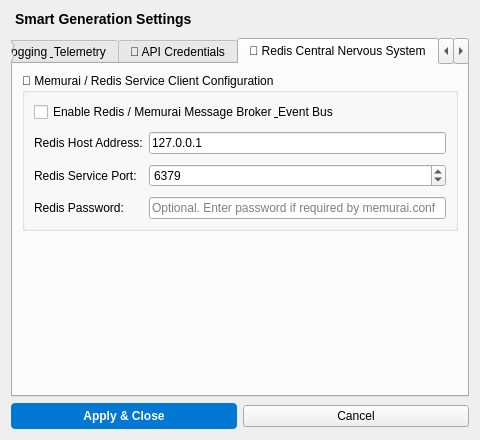
<?xml version="1.0" encoding="UTF-8"?>
<ui version="4.0">
 <class>GenSettingsDialog</class>
 <widget class="QDialog" name="GenSettingsDialog">
  <property name="geometry">
   <rect>
    <x>0</x>
    <y>0</y>
    <width>480</width>
    <height>440</height>
   </rect>
  </property>
  <property name="windowTitle">
   <string>AI Generation Parameters</string>
  </property>
  <layout class="QVBoxLayout" name="verticalLayout">
   <item>
    <widget class="QLabel" name="title_label">
     <property name="styleSheet">
      <string notr="true">font-size: 14px; font-weight: bold; margin-bottom: 5px;</string>
     </property>
     <property name="text">
      <string>Smart Generation Settings</string>
     </property>
    </widget>
   </item>
   <item>
    <widget class="QTabWidget" name="tabWidget">
     <property name="currentIndex">
      <number>4</number>
     </property>
     <widget class="QWidget" name="tab_general">
      <attribute name="title">
       <string>💡 Model Parameters</string>
      </attribute>
      <layout class="QVBoxLayout" name="verticalLayout_2">
       <item>
        <widget class="QLabel" name="label_presets">
         <property name="text">
          <string>Quick Presets (Auto Idle):</string>
         </property>
        </widget>
       </item>
       <item>
        <widget class="QComboBox" name="preset_combo">
         <item>
          <property name="text">
           <string>Custom</string>
          </property>
         </item>
         <item>
          <property name="text">
           <string>🎯 Precise (Coding &amp; Truths)</string>
          </property>
         </item>
         <item>
          <property name="text">
           <string>⚖️ Balanced (General chat)</string>
          </property>
         </item>
         <item>
          <property name="text">
           <string>🎨 Creative (Writing &amp; Ideas)</string>
          </property>
         </item>
         <item>
          <property name="text">
           <string>🧠 Model Default (Server Passthrough)</string>
          </property>
         </item>
        </widget>
       </item>
       <item>
        <widget class="Line" name="line">
         <property name="orientation">
          <enum>Qt::Orientation::Horizontal</enum>
         </property>
        </widget>
       </item>
       <item>
        <widget class="QLabel" name="label_temp">
         <property name="styleSheet">
          <string notr="true">font-weight: bold;</string>
         </property>
         <property name="text">
          <string>Temperature:</string>
         </property>
        </widget>
       </item>
       <item>
        <widget class="QDoubleSpinBox" name="temp_input">
         <property name="minimum">
          <double>0.000000000000000</double>
         </property>
         <property name="maximum">
          <double>2.000000000000000</double>
         </property>
         <property name="singleStep">
          <double>0.100000000000000</double>
         </property>
         <property name="value">
          <double>0.700000000000000</double>
         </property>
        </widget>
       </item>
       <item>
        <widget class="QLabel" name="temp_desc">
         <property name="styleSheet">
          <string notr="true">color: #aaaaaa; font-style: italic;</string>
         </property>
         <property name="text">
          <string>Explanation of temperature effect goes here.</string>
         </property>
         <property name="wordWrap">
          <bool>true</bool>
         </property>
        </widget>
       </item>
       <item>
        <spacer name="verticalSpacer_2">
         <property name="orientation">
          <enum>Qt::Orientation::Vertical</enum>
         </property>
         <property name="sizeHint" stdset="0">
          <size>
           <width>20</width>
           <height>10</height>
          </size>
         </property>
        </spacer>
       </item>
       <item>
        <widget class="QLabel" name="label_tokens">
         <property name="styleSheet">
          <string notr="true">font-weight: bold;</string>
         </property>
         <property name="text">
          <string>Max Completion Tokens:</string>
         </property>
        </widget>
       </item>
       <item>
        <widget class="QSpinBox" name="tokens_input">
         <property name="minimum">
          <number>64</number>
         </property>
         <property name="maximum">
          <number>131072</number>
         </property>
         <property name="singleStep">
          <number>512</number>
         </property>
         <property name="value">
          <number>4096</number>
         </property>
        </widget>
       </item>
       <item>
        <widget class="QLabel" name="token_desc">
         <property name="styleSheet">
          <string notr="true">color: #aaaaaa; font-style: italic;</string>
         </property>
         <property name="text">
          <string>The max length of the assistant output.</string>
         </property>
         <property name="wordWrap">
          <bool>true</bool>
         </property>
        </widget>
       </item>
       <item>
        <spacer name="verticalSpacer_tab1">
         <property name="orientation">
          <enum>Qt::Orientation::Vertical</enum>
         </property>
         <property name="sizeHint" stdset="0">
          <size>
           <width>20</width>
           <height>10</height>
          </size>
         </property>
        </spacer>
       </item>
      </layout>
     </widget>
     <widget class="QWidget" name="tab_rerank">
      <attribute name="title">
       <string>🔍 Retrieval Reranking</string>
      </attribute>
      <layout class="QVBoxLayout" name="verticalLayout_3">
       <item>
        <widget class="QGroupBox" name="rerank_group">
         <property name="title">
          <string>🔍 Pluggable Two-Stage Reranking</string>
         </property>
         <layout class="QFormLayout" name="formLayout">
          <property name="verticalSpacing">
           <number>10</number>
          </property>
          <item row="0" column="0" colspan="2">
           <widget class="QCheckBox" name="rerank_enable_cb">
            <property name="toolTip">
             <string>Activates secondary cross-encoder scoring to prune and re-order context chunks.</string>
            </property>
            <property name="text">
             <string>Enable Two-Stage Retrieval Reranking (BGE/Cohere)</string>
            </property>
           </widget>
          </item>
          <item row="1" column="0">
           <widget class="QLabel" name="label_rerank_engine">
            <property name="text">
             <string>Rerank Engine:</string>
            </property>
           </widget>
          </item>
          <item row="1" column="1">
           <widget class="QComboBox" name="rerank_engine_combo">
            <item>
             <property name="text">
              <string>Local BGE Cross-Encoder (ONNX Heuristic)</string>
             </property>
            </item>
            <item>
             <property name="text">
              <string>Cloud Cohere Rerank v3</string>
             </property>
            </item>
            <item>
             <property name="text">
              <string>Custom OpenAPI-Compatible Endpoint</string>
             </property>
            </item>
           </widget>
          </item>
          <item row="2" column="0">
           <widget class="QLabel" name="label_rerank_endpoint">
            <property name="text">
             <string>Endpoint URL:</string>
            </property>
           </widget>
          </item>
          <item row="2" column="1">
           <widget class="QLineEdit" name="rerank_endpoint_input">
            <property name="placeholderText">
             <string>e.g. https://api.your-endpoint.com/v1/rerank</string>
            </property>
           </widget>
          </item>
          <item row="3" column="0">
           <widget class="QLabel" name="label_rerank_key">
            <property name="text">
             <string>Rerank API Key:</string>
            </property>
           </widget>
          </item>
          <item row="3" column="1">
           <widget class="QLineEdit" name="rerank_key_input">
            <property name="echoMode">
             <enum>QLineEdit::EchoMode::Password</enum>
            </property>
            <property name="placeholderText">
             <string>Enter Cohere or Endpoint API Key</string>
            </property>
           </widget>
          </item>
         </layout>
        </widget>
       </item>
       <item>
        <spacer name="verticalSpacer_tab2">
         <property name="orientation">
          <enum>Qt::Orientation::Vertical</enum>
         </property>
         <property name="sizeHint" stdset="0">
          <size>
           <width>20</width>
           <height>20</height>
          </size>
         </property>
        </spacer>
       </item>
      </layout>
     </widget>
     <widget class="QWidget" name="tab_logs">
      <attribute name="title">
       <string>📝 Logging &amp; Telemetry</string>
      </attribute>
      <layout class="QVBoxLayout" name="verticalLayout_4">
       <item>
        <widget class="QGroupBox" name="logs_group">
         <property name="title">
          <string>Central System Event Logging</string>
         </property>
         <layout class="QVBoxLayout" name="verticalLayout_5">
          <property name="spacing">
           <number>15</number>
          </property>
          <item>
           <widget class="QCheckBox" name="log_enable_cb">
            <property name="toolTip">
             <string>Writes SaaS and Desktop background events to storage_root/logs/app.log.</string>
            </property>
            <property name="text">
             <string>Enable Core Application Logs (app.log)</string>
            </property>
           </widget>
          </item>
          <item>
           <widget class="QCheckBox" name="debug_enable_cb">
            <property name="toolTip">
             <string>Interprets console standard output as debug stream info.</string>
            </property>
            <property name="text">
             <string>Enable Verbose Debug Prints</string>
            </property>
           </widget>
          </item>
          <item>
           <spacer name="verticalSpacer_logs">
            <property name="orientation">
             <enum>Qt::Orientation::Vertical</enum>
            </property>
            <property name="sizeHint" stdset="0">
             <size>
              <width>0</width>
              <height>0</height>
             </size>
            </property>
           </spacer>
          </item>
         </layout>
        </widget>
       </item>
      </layout>
     </widget>
     <widget class="QWidget" name="tab_api_credentials">
      <attribute name="title">
       <string>🔑 API Credentials</string>
      </attribute>
      <layout class="QVBoxLayout" name="verticalLayout_api">
       <item>
        <widget class="QLabel" name="security_notice">
         <property name="styleSheet">
          <string notr="true">color: #d9534f; font-weight: bold;</string>
         </property>
         <property name="text">
          <string>Security Note: Disabling the API will instantly shut down the server and close port 5000. Regenerating the key will destroy the old key and forcefully restart the server to sever active connections.

Note: Changes made in this tab take effect instantly. The 'Save &amp; Close' button does not apply to this section.</string>
         </property>
         <property name="wordWrap">
          <bool>true</bool>
         </property>
        </widget>
       </item>
       <item>
        <widget class="QLabel" name="label_api_key">
         <property name="styleSheet">
          <string notr="true">font-weight: bold; margin-top: 10px;</string>
         </property>
         <property name="text">
          <string>Local Universal API Key:</string>
         </property>
        </widget>
       </item>
       <item>
        <widget class="QTextEdit" name="api_key_display">
         <property name="maximumSize">
          <size>
           <width>16777215</width>
           <height>55</height>
          </size>
         </property>
         <property name="readOnly">
          <bool>true</bool>
         </property>
         <property name="placeholderText">
          <string>Loading...</string>
         </property>
        </widget>
       </item>
       <item>
        <widget class="QPushButton" name="toggle_api_btn">
         <property name="text">
          <string>Disable API</string>
         </property>
        </widget>
       </item>
       <item>
        <widget class="QPushButton" name="regen_key_btn">
         <property name="text">
          <string>Regenerate Key</string>
         </property>
        </widget>
       </item>
       <item>
        <spacer name="verticalSpacer_api">
         <property name="orientation">
          <enum>Qt::Orientation::Vertical</enum>
         </property>
         <property name="sizeHint" stdset="0">
          <size>
           <width>0</width>
           <height>0</height>
          </size>
         </property>
        </spacer>
       </item>
      </layout>
     </widget>
     <widget class="QWidget" name="tab_redis">
      <attribute name="title">
       <string>🔴 Redis Central Nervous System</string>
      </attribute>
      <layout class="QVBoxLayout" name="verticalLayout_redis">
       <item>
        <widget class="QGroupBox" name="redis_group">
         <property name="title">
          <string>🔴 Memurai / Redis Service Client Configuration</string>
         </property>
         <layout class="QFormLayout" name="formLayout_redis">
          <property name="verticalSpacing">
           <number>10</number>
          </property>
          <item row="0" column="0" colspan="2">
           <widget class="QCheckBox" name="redis_enable_cb">
            <property name="text">
             <string>Enable Redis / Memurai Message Broker &amp; Event Bus</string>
            </property>
           </widget>
          </item>
          <item row="1" column="0">
           <widget class="QLabel" name="label_redis_host">
            <property name="text">
             <string>Redis Host Address:</string>
            </property>
           </widget>
          </item>
          <item row="1" column="1">
           <widget class="QLineEdit" name="redis_host_input">
            <property name="text">
             <string>127.0.0.1</string>
            </property>
           </widget>
          </item>
          <item row="2" column="0">
           <widget class="QLabel" name="label_redis_port">
            <property name="text">
             <string>Redis Service Port:</string>
            </property>
           </widget>
          </item>
          <item row="2" column="1">
           <widget class="QSpinBox" name="redis_port_input">
            <property name="minimum">
             <number>1</number>
            </property>
            <property name="maximum">
             <number>65535</number>
            </property>
            <property name="value">
             <number>6379</number>
            </property>
           </widget>
          </item>
          <item row="3" column="0">
           <widget class="QLabel" name="label_redis_password">
            <property name="text">
             <string>Redis Password:</string>
            </property>
           </widget>
          </item>
          <item row="3" column="1">
           <widget class="QLineEdit" name="redis_password_input">
            <property name="echoMode">
             <enum>QLineEdit::EchoMode::Password</enum>
            </property>
            <property name="placeholderText">
             <string>Optional. Enter password if required by memurai.conf</string>
            </property>
           </widget>
          </item>
         </layout>
        </widget>
       </item>
       <item>
        <spacer name="verticalSpacer_redis">
         <property name="orientation">
          <enum>Qt::Orientation::Vertical</enum>
         </property>
         <property name="sizeHint" stdset="0">
          <size>
           <width>0</width>
           <height>0</height>
          </size>
         </property>
        </spacer>
       </item>
      </layout>
     </widget>
     <widget class="QWidget" name="tab_ssh">
      <attribute name="title">
       <string>🛡️ Remote Server Security</string>
      </attribute>
      <layout class="QVBoxLayout" name="verticalLayout_ssh">
       <item>
        <widget class="QGroupBox" name="ssh_group">
         <property name="title">
          <string>🛡️ Global SSH Tunnel Configuration</string>
         </property>
         <layout class="QFormLayout" name="formLayout_ssh">
          <property name="verticalSpacing">
           <number>10</number>
          </property>
          <item row="0" column="0" colspan="2">
           <widget class="QCheckBox" name="ssh_enable_cb">
            <property name="text">
             <string>Enable SSH Tunneling for Remote Database Operations</string>
            </property>
           </widget>
          </item>
          <item row="1" column="0">
           <widget class="QLabel" name="label_ssh_host">
            <property name="text">
             <string>SSH Host (IP / Domain):</string>
            </property>
           </widget>
          </item>
          <item row="1" column="1">
           <widget class="QLineEdit" name="ssh_host_input">
            <property name="placeholderText">
             <string>e.g. 192.168.1.50</string>
            </property>
           </widget>
          </item>
          <item row="2" column="0">
           <widget class="QLabel" name="label_ssh_port">
            <property name="text">
             <string>SSH Port:</string>
            </property>
           </widget>
          </item>
          <item row="2" column="1">
           <widget class="QSpinBox" name="ssh_port_input">
            <property name="minimum">
             <number>1</number>
            </property>
            <property name="maximum">
             <number>65535</number>
            </property>
            <property name="value">
             <number>22</number>
            </property>
           </widget>
          </item>
          <item row="3" column="0">
           <widget class="QLabel" name="label_ssh_user">
            <property name="text">
             <string>SSH Username:</string>
            </property>
           </widget>
          </item>
          <item row="3" column="1">
           <widget class="QLineEdit" name="ssh_user_input">
            <property name="placeholderText">
             <string>e.g. ubuntu, ec2-user</string>
            </property>
           </widget>
          </item>
          <item row="4" column="0">
           <widget class="QLabel" name="label_ssh_key">
            <property name="text">
             <string>Private Key Path (.pem):</string>
            </property>
           </widget>
          </item>
          <item row="4" column="1">
           <layout class="QHBoxLayout" name="horizontalLayout_ssh_key">
            <item>
             <widget class="QLineEdit" name="ssh_key_input"/>
            </item>
            <item>
             <widget class="QPushButton" name="btn_browse_key">
              <property name="text">
               <string>Browse...</string>
              </property>
             </widget>
            </item>
           </layout>
          </item>
         </layout>
        </widget>
       </item>
       <item>
        <spacer name="verticalSpacer_ssh">
         <property name="orientation">
          <enum>Qt::Orientation::Vertical</enum>
         </property>
         <property name="sizeHint" stdset="0">
          <size>
           <width>0</width>
           <height>0</height>
          </size>
         </property>
        </spacer>
       </item>
      </layout>
     </widget>
    </widget>
   </item>
   <item>
    <layout class="QHBoxLayout" name="horizontalLayout">
     <item>
      <widget class="QPushButton" name="save_btn">
       <property name="styleSheet">
        <string notr="true">QPushButton { background-color: #0078d4; color: white; font-weight: bold; padding: 6px; border-radius: 4px; } QPushButton:hover { background-color: #0063b1; }</string>
       </property>
       <property name="text">
        <string>Apply &amp;&amp; Close</string>
       </property>
      </widget>
     </item>
     <item>
      <widget class="QPushButton" name="cancel_btn">
       <property name="text">
        <string>Cancel</string>
       </property>
      </widget>
     </item>
    </layout>
   </item>
  </layout>
 </widget>
 <resources/>
 <connections/>
</ui>
